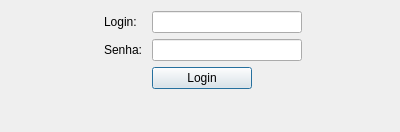
<?xml version="1.0" encoding="UTF-8"?>
<ui version="4.0">
 <class>DialogLogin</class>
 <widget class="QDialog" name="DialogLogin">
  <property name="geometry">
   <rect>
    <x>0</x>
    <y>0</y>
    <width>400</width>
    <height>132</height>
   </rect>
  </property>
  <property name="windowTitle">
   <string>Login</string>
  </property>
  <layout class="QGridLayout" name="gridLayout">
   <item row="0" column="0">
    <layout class="QFormLayout" name="formLayout_2">
     <property name="formAlignment">
      <set>Qt::AlignBottom|Qt::AlignHCenter</set>
     </property>
     <item row="0" column="0">
      <widget class="QLabel" name="label">
       <property name="text">
        <string>Login: </string>
       </property>
      </widget>
     </item>
     <item row="0" column="1">
      <widget class="QLineEdit" name="login">
       <property name="sizePolicy">
        <sizepolicy hsizetype="Fixed" vsizetype="Fixed">
         <horstretch>0</horstretch>
         <verstretch>0</verstretch>
        </sizepolicy>
       </property>
       <property name="minimumSize">
        <size>
         <width>150</width>
         <height>0</height>
        </size>
       </property>
      </widget>
     </item>
     <item row="1" column="0">
      <widget class="QLabel" name="label_2">
       <property name="text">
        <string>Senha: </string>
       </property>
      </widget>
     </item>
     <item row="1" column="1">
      <widget class="QLineEdit" name="senha">
       <property name="sizePolicy">
        <sizepolicy hsizetype="Fixed" vsizetype="Fixed">
         <horstretch>0</horstretch>
         <verstretch>0</verstretch>
        </sizepolicy>
       </property>
       <property name="minimumSize">
        <size>
         <width>150</width>
         <height>0</height>
        </size>
       </property>
       <property name="styleSheet">
        <string notr="true"/>
       </property>
      </widget>
     </item>
     <item row="2" column="1">
      <widget class="QPushButton" name="pushButton">
       <property name="sizePolicy">
        <sizepolicy hsizetype="Fixed" vsizetype="Fixed">
         <horstretch>0</horstretch>
         <verstretch>0</verstretch>
        </sizepolicy>
       </property>
       <property name="minimumSize">
        <size>
         <width>100</width>
         <height>0</height>
        </size>
       </property>
       <property name="text">
        <string>Login</string>
       </property>
      </widget>
     </item>
    </layout>
   </item>
   <item row="1" column="0">
    <layout class="QVBoxLayout" name="verticalLayout_3">
     <item>
      <widget class="QLabel" name="errorLabel">
       <property name="styleSheet">
        <string notr="true">color: red;</string>
       </property>
       <property name="text">
        <string/>
       </property>
       <property name="alignment">
        <set>Qt::AlignCenter</set>
       </property>
      </widget>
     </item>
    </layout>
   </item>
  </layout>
 </widget>
 <resources/>
 <connections/>
</ui>
